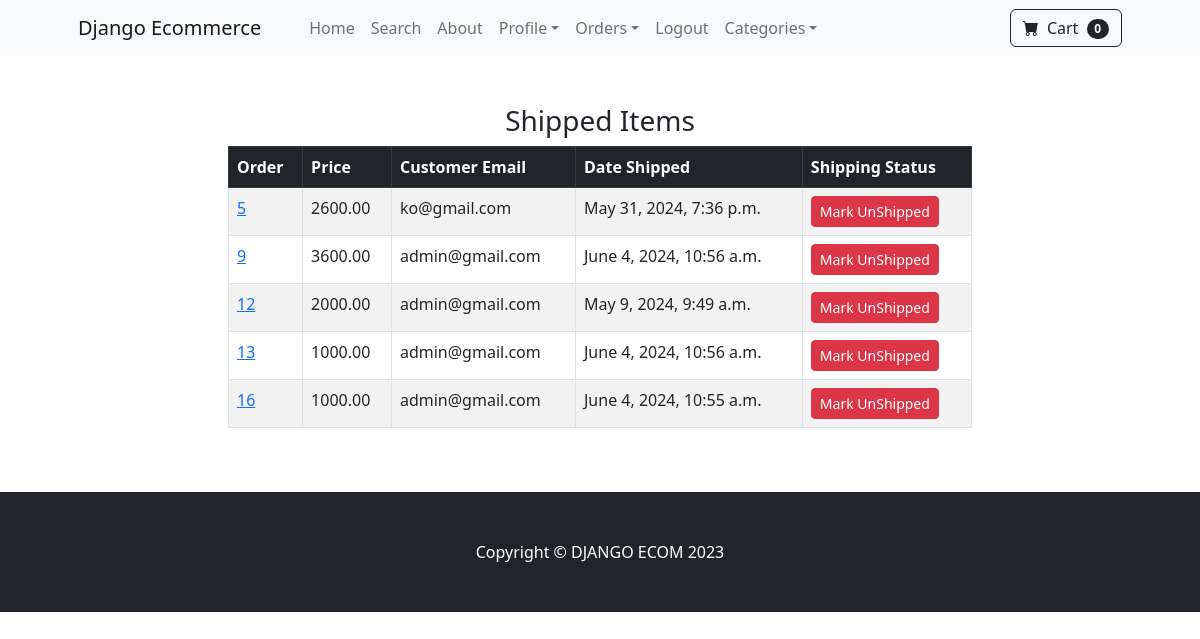
The page /payment/shipped_dash/ (signed in) on the database its author committed.
### payment/models.py (models this page shows, shortened)
class Order(models.Model):
	user = models.ForeignKey(User, on_delete=models.CASCADE, null=True, blank=True)
	full_name = models.CharField(max_length=250)
	email = models.EmailField(max_length=250)
	shipping_address = models.TextField(max_length=15000)
	amount_paid = models.DecimalField(max_digits=7, decimal_places=2)
	date_ordered = models.DateTimeField(auto_now_add=True)
	shipped = models.BooleanField(default=False)
	date_shipped = models.DateTimeField(blank=True, null=True)

### payment/views.py (the view, shortened to what this page needs)
# urls.py: path('shipped_dash/', views.shipped_dash, name='shipped_dash'),
def shipped_dash(request) :
	if request.user.is_authenticated and request.user.is_superuser :
		orders = Order.objects.filter(shipped=True)
		return render(request, "payment/shipped_dash.html", {"orders":orders})
	else :
		messages.success(request,"Access Denied")
		return redirect('home')

### cart/cart.py (called while the page is built)
	def __len__(self):
		return len(self.cart)

### cart/context_processors.py (called while the page is built)
def cart(request):
	return {'cart': Cart(request)}

### payment/templates/payment/shipped_dash.html (shortened to what this page needs)
{% extends 'base.html' %}
{% block content %}
  <div class="container">
    <div class="row">
      <center>
        <div class="col-8">
          <br /><br />
          <h3>Shipped Items</h3>
          <table class="table table-striped table-hover table-bordered">
            <thead class="table-dark">
              <tr>
                <th scope="col">Order</th>
                <th scope="col">Price</th>
                <th scope="col">Customer Email</th>
                <th scope="col">Date Shipped</th>
                <th scope="col">Shipping Status</th>
              </tr>
            </thead>
            <tbody>
              {% for item in orders %}
                <tr>
                  <td>
                    <a href="{% url 'orders' item.id %}">{{ item.id }}</a>
                  </td>
                  <td>{{ item.amount_paid }}</td>
                  <td>{{ item.email }}</td>
                  <td>{{ item.date_shipped }}</td>
                  <td>
                    <form method="POST">
                      <button type="submit" class="btn btn-danger btn-sm">Mark UnShipped</button>
                    </form>
                  </td>
                </tr>
              {% endfor %}
            </tbody>
          </table>
          <br /><br />
        </div>
      </center>
    </div>
  </div>
{% endblock %}

### rows shown on the page
Order: id "5", amount_paid "2600.00", email "ko@gmail.com", date_shipped "May 31, 2024, 7:36 p.m."
Order: id "9", amount_paid "3600.00", email "admin@gmail.com", date_shipped "June 4, 2024, 10:56 a.m."
Order: id "12", amount_paid "2000.00", email "admin@gmail.com", date_shipped "May 9, 2024, 9:49 a.m."
Order: id "13", amount_paid "1000.00", email "admin@gmail.com", date_shipped "June 4, 2024, 10:56 a.m."
Order: id "16", amount_paid "1000.00", email "admin@gmail.com", date_shipped "June 4, 2024, 10:55 a.m."

### other values the page prints
{{ cart|length }} "0"
